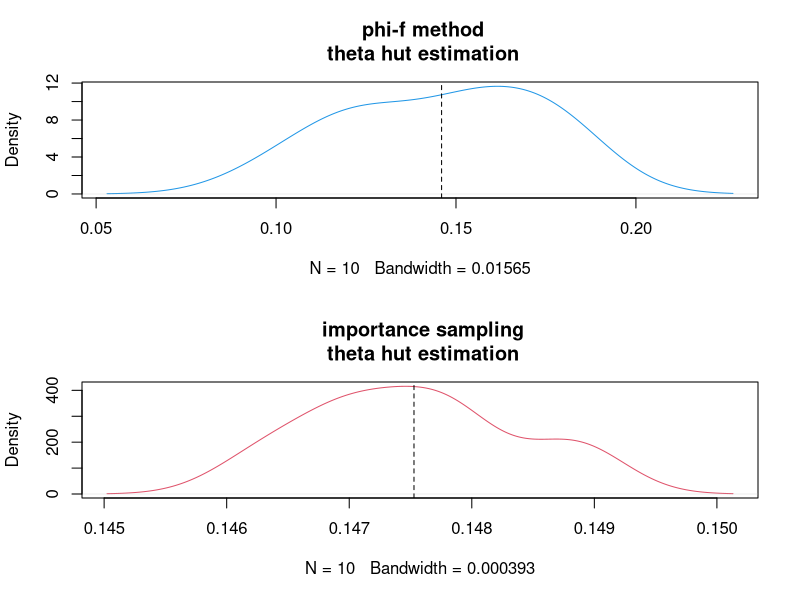

R code for this plot:
# sampling methods :a) phi and f ; b) importance sampling method
#
# a) phi and f 
# all the parameters for this method have an index of 1
# phi(x) is the indicator function
# f(x) is the pdf of Cauchy disribution

set.seed(2)
phi <- function(x)  # setup an indicator function
  {
    as.numeric(x>=2)
  }
n.sim1 <- 100
k1 <- 10
theta_hut1 <- rep(NA,k1)
for(i in 1:k1)
{
  x1 <- rcauchy(n.sim1)
  theta_hut1[i] <- mean(phi(x1))   # calc of hut integral
}
mean(theta_hut1);sd(theta_hut1);var(theta_hut1)  # MC estimators
## 0.146       # mean
## 0.0275681   # standard deviation
## 0.00076     # variance 

#
sqrt(var(theta_hut1))  # for check, must be the standard deviation
## 0.0275681

# b) importance sampling method
# all the parameters for this method have an index of 2
# h(x) is the indicator function
# f(x) is the pdf of Cauchy disribution
# g(x) is the 2/x^2 function, mimics the shape of Cauchy

set.seed(2)
h <- function(x)  # setup an indicator function
  {
    as.numeric(x>=2)
  }
n.sim2 <- 100
k2 <- 10
theta_hut2 <- rep(NA,k2)
for(i in 1:k2)
{
  u2 <- runif(n.sim2) # draws fron Uniform(0,1)
  x2 <- 2/u2  # inverse transform sampling method
  theta_hut2[i] <- mean(h(x2)*(x2^2)/(2*pi*(1+x2^2)))  # calc of È hut integral
}
mean(theta_hut2);sd(theta_hut2);var(theta_hut2)
## 0.1475283       # mean
## 0.0008760867    # standard deviation
## 7.67528e-07     # variance 

sqrt(var(theta_hut2))  # for check, must be the standard deviation
## 0.0008760867

# ------------ and some plots -----------------------------
par(mfrow=c(2,1))
plot(density(theta_hut1),col="4", main=' phi-f method\n theta hut estimation')
abline(v = mean(theta_hut1), lty = 2, col = "1")
plot(density(theta_hut2),col="2", main=' importance sampling\n theta hut estimation')
abline(v = mean(theta_hut2),  lty = 2, col = "1")
# -------------------------------------------------------------------------
